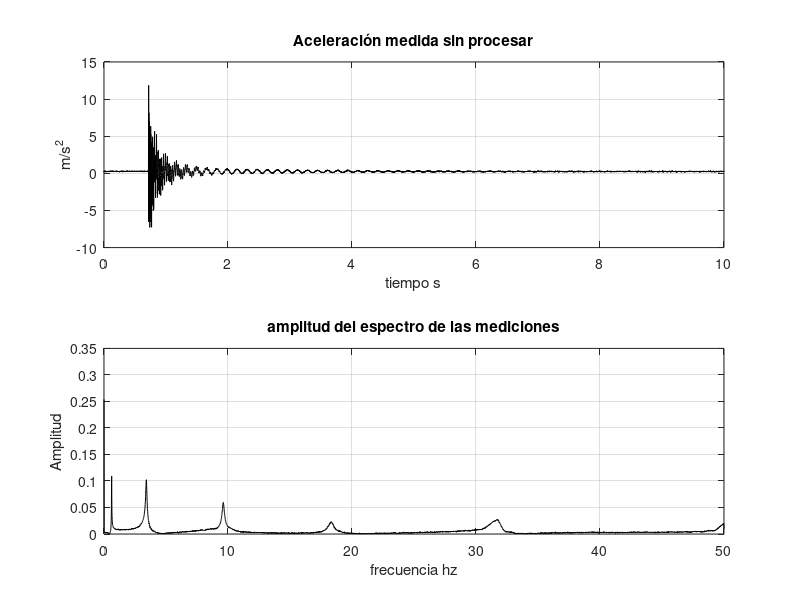

Recreate this plot in MATLAB.
clc
clearvars
close all

load('Datos/DatosAcelerometro.mat');


y = ScopeData2.signals.values; %valores de la señal
t= ScopeData2.time; %tiempo de la señal
L=length(t);   %largo de la señal 
Fs=100;    %Frecuencia de muestreo en Hz
T=1/Fs;   %el periodo de muestreo
G=2;  %ganancia de las frecuencias en graficas (ayuda a ver mejor
%las frecuencias en las que se presentan picos, pero altera su amplitud,
% originalmente debe ser igual a dos para dar la correcta representación)

f = Fs*(0:(L/2))/L;
yP=fft(y);

P2P = abs(yP/L);
P1P = P2P(1:(L/2)+1);
P1P(2:end-1) = G*P1P(2:end-1);


figure('Name','fft de las mediciones del acelerometro');
subplot(2,1,1)
plot(t,y,'k')
title('Aceleración medida sin procesar')
xlabel('tiempo s')
ylabel('m/s^2')
grid on
subplot(2,1,2)
plot(f,P1P,'k')
title('amplitud del espectro de las mediciones')
xlabel('frecuencia hz')
ylabel('Amplitud')
grid on